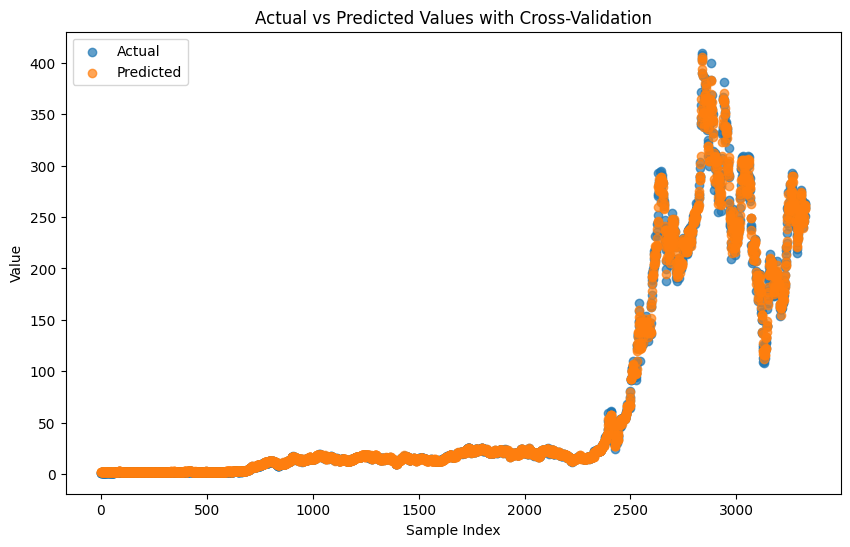

The script that drew this image:
import pandas as pd  # Import the pandas library for data manipulation and analysis
import matplotlib.pyplot as plt  # Import matplotlib for plotting and visualization
from datasets import load_dataset  # Import the load_dataset function to load datasets
from sklearn.model_selection import cross_val_score  # Import cross_val_score for cross-validation scoring
from sklearn.ensemble import GradientBoostingRegressor  # Import the GradientBoostingRegressor model
from sklearn.preprocessing import StandardScaler  # Import StandardScaler for feature scaling

# Load dataset
tesla = load_dataset('codesignal/tsla-historic-prices')  # Load the Tesla historic prices dataset from the specified source
tesla_df = pd.DataFrame(tesla['train'])  # Convert the loaded dataset into a pandas DataFrame

# Preprocess data
tesla_df['Date'] = pd.to_datetime(tesla_df['Date'])  # Convert the 'Date' column to datetime format
tesla_df['Rolling_Mean_5'] = tesla_df['Adj Close'].rolling(window=5).mean()  # Calculate the 5-day rolling mean of 'Adj Close'
tesla_df['Rolling_Std_5'] = tesla_df['Adj Close'].rolling(window=5).std()  # Calculate the 5-day rolling standard deviation of 'Adj Close'
tesla_df['Rolling_Mean_20'] = tesla_df['Adj Close'].rolling(window=20).mean()  # Calculate the 20-day rolling mean of 'Adj Close'
tesla_df.dropna(inplace=True)  # Drop rows with missing values

# Select features and target
features = tesla_df[['Open', 'High', 'Low', 'Close', 'Volume', 'Rolling_Mean_5', 'Rolling_Std_5', 'Rolling_Mean_20']].values  # Extract feature columns into an array
target = tesla_df['Adj Close'].shift(-1).dropna().values  # Create target array by shifting 'Adj Close' up by one row and dropping any NA values
features = features[:-1]  # Align features and target by removing the last feature row to match the target length

# TODO: Standardize features
scaler = StandardScaler()  # Create a StandardScaler instance for feature standardization
features_scaled = scaler.fit_transform(features)  # Fit the scaler to the features and transform them to a standardized format

# TODO: Instantiate model using GradientBoostingRegressor
model = GradientBoostingRegressor(n_estimators=100, learning_rate=0.1, max_depth=3, random_state=42)  # Initialize the Gradient Boosting Regressor with specified parameters

# TODO: Perform cross-validation with 5 folds
scores = cross_val_score(model, features_scaled, target, cv=5)  # Perform 5-fold cross-validation and store scores
mean_score = scores.mean()  # Calculate the mean of the cross-validation scores
print("Mean cross-validation score: ", mean_score)  # Print the mean cross-validation score to the console

# TODO: Fit model and generate predictions
model.fit(features_scaled, target)  # Fit the model to the entire scaled feature set to train it
predictions = model.predict(features_scaled)  # Use the fitted model to predict target values from the scaled features

# Plotting predictions vs actual values
plt.figure(figsize=(10, 6))  # Create a new figure with specified size for the plot
plt.scatter(range(len(target)), target, label='Actual', alpha=0.7)  # Scatter plot for actual values with some transparency
plt.scatter(range(len(target)), predictions, label='Predicted', alpha=0.7)  # Scatter plot for predicted values with some transparency
plt.title('Actual vs Predicted Values with Cross-Validation')  # Set the title of the plot
plt.xlabel('Sample Index')  # Label the x-axis
plt.ylabel('Value')  # Label the y-axis
plt.legend()  # Display the legend for the plot
plt.show()  # Show the plot
